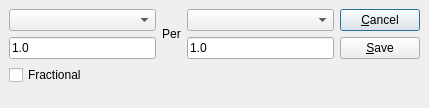
<ui version="4.0" >
 <author></author>
 <comment>This file is part of the xTuple ERP: PostBooks Edition, a free and
open source Enterprise Resource Planning software suite,
Copyright (c) 1999-2010 by OpenMFG LLC, d/b/a xTuple.
It is licensed to you under the Common Public Attribution License
version 1.0, the full text of which (including xTuple-specific Exhibits)
is available at www.xtuple.com/CPAL.  By using this software, you agree
to be bound by its terms.</comment>
 <class>uomConv</class>
 <widget class="QDialog" name="uomConv" >
  <property name="geometry" >
   <rect>
    <x>0</x>
    <y>0</y>
    <width>429</width>
    <height>108</height>
   </rect>
  </property>
  <property name="windowTitle" >
   <string>Conversion</string>
  </property>
  <layout class="QHBoxLayout" >
   <property name="margin" >
    <number>9</number>
   </property>
   <property name="spacing" >
    <number>6</number>
   </property>
   <item>
    <layout class="QVBoxLayout" >
     <property name="margin" >
      <number>0</number>
     </property>
     <property name="spacing" >
      <number>0</number>
     </property>
     <item>
      <layout class="QVBoxLayout" >
       <property name="margin" >
        <number>0</number>
       </property>
       <property name="spacing" >
        <number>6</number>
       </property>
       <item>
        <layout class="QGridLayout" >
         <property name="margin" >
          <number>0</number>
         </property>
         <property name="spacing" >
          <number>6</number>
         </property>
         <item row="0" column="0" >
          <widget class="XComboBox" name="_uomFrom" />
         </item>
         <item rowspan="2" row="0" column="1" >
          <widget class="QLabel" name="label" >
           <property name="text" >
            <string>Per</string>
           </property>
           <property name="alignment" >
            <set>Qt::AlignCenter</set>
           </property>
          </widget>
         </item>
         <item row="1" column="0" >
          <widget class="XLineEdit" name="_fromValue" >
           <property name="text" >
            <string>1.0</string>
           </property>
          </widget>
         </item>
         <item row="1" column="2" >
          <widget class="XLineEdit" name="_toValue" >
           <property name="text" >
            <string>1.0</string>
           </property>
          </widget>
         </item>
         <item row="0" column="2" >
          <widget class="XComboBox" name="_uomTo" />
         </item>
        </layout>
       </item>
       <item>
        <widget class="QCheckBox" name="_fractional" >
         <property name="text" >
          <string>Fractional</string>
         </property>
        </widget>
       </item>
      </layout>
     </item>
     <item>
      <spacer>
       <property name="orientation" >
        <enum>Qt::Vertical</enum>
       </property>
       <property name="sizeHint" >
        <size>
         <width>324</width>
         <height>16</height>
        </size>
       </property>
      </spacer>
     </item>
    </layout>
   </item>
   <item>
    <layout class="QVBoxLayout" >
     <property name="margin" >
      <number>0</number>
     </property>
     <property name="spacing" >
      <number>0</number>
     </property>
     <item>
      <layout class="QVBoxLayout" >
       <property name="margin" >
        <number>0</number>
       </property>
       <property name="spacing" >
        <number>6</number>
       </property>
       <item>
        <widget class="QPushButton" name="_cancel" >
         <property name="text" >
          <string>&amp;Cancel</string>
         </property>
        </widget>
       </item>
       <item>
        <widget class="QPushButton" name="_save" >
         <property name="text" >
          <string>&amp;Save</string>
         </property>
        </widget>
       </item>
      </layout>
     </item>
     <item>
      <spacer>
       <property name="orientation" >
        <enum>Qt::Vertical</enum>
       </property>
       <property name="sizeHint" >
        <size>
         <width>20</width>
         <height>40</height>
        </size>
       </property>
      </spacer>
     </item>
    </layout>
   </item>
  </layout>
 </widget>
 <customwidgets>
  <customwidget>
   <class>XLineEdit</class>
   <extends>QLineEdit</extends>
   <header>xlineedit.h</header>
  </customwidget>
  <customwidget>
   <class>XComboBox</class>
   <extends>QComboBox</extends>
   <header>xcombobox.h</header>
  </customwidget>
 </customwidgets>
 <tabstops>
  <tabstop>_uomFrom</tabstop>
  <tabstop>_fromValue</tabstop>
  <tabstop>_uomTo</tabstop>
  <tabstop>_toValue</tabstop>
  <tabstop>_fractional</tabstop>
  <tabstop>_save</tabstop>
  <tabstop>_cancel</tabstop>
 </tabstops>
 <resources/>
 <connections/>
</ui>
